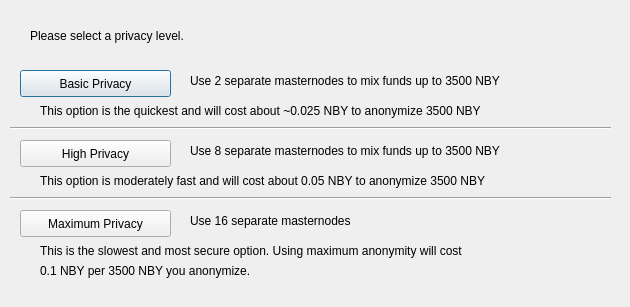
<?xml version="1.0" encoding="UTF-8"?>
<ui version="4.0">
 <class>DarksendConfig</class>
 <widget class="QDialog" name="DarksendConfig">
  <property name="geometry">
   <rect>
    <x>0</x>
    <y>0</y>
    <width>630</width>
    <height>307</height>
   </rect>
  </property>
  <property name="windowTitle">
   <string>Configure PrivateSend</string>
  </property>
  <widget class="QPushButton" name="buttonBasic">
   <property name="geometry">
    <rect>
     <x>20</x>
     <y>70</y>
     <width>151</width>
     <height>27</height>
    </rect>
   </property>
   <property name="text">
    <string>Basic Privacy</string>
   </property>
  </widget>
  <widget class="QPushButton" name="buttonHigh">
   <property name="geometry">
    <rect>
     <x>20</x>
     <y>140</y>
     <width>151</width>
     <height>27</height>
    </rect>
   </property>
   <property name="text">
    <string>High Privacy</string>
   </property>
  </widget>
  <widget class="QPushButton" name="buttonMax">
   <property name="geometry">
    <rect>
     <x>20</x>
     <y>210</y>
     <width>151</width>
     <height>27</height>
    </rect>
   </property>
   <property name="text">
    <string>Maximum Privacy</string>
   </property>
  </widget>
  <widget class="QLabel" name="label">
   <property name="geometry">
    <rect>
     <x>30</x>
     <y>20</y>
     <width>571</width>
     <height>31</height>
    </rect>
   </property>
   <property name="text">
    <string>Please select a privacy level.</string>
   </property>
  </widget>
  <widget class="QLabel" name="label_2">
   <property name="geometry">
    <rect>
     <x>190</x>
     <y>70</y>
     <width>421</width>
     <height>21</height>
    </rect>
   </property>
   <property name="text">
    <string>Use 2 separate masternodes to mix funds up to 3500 NBY</string>
   </property>
  </widget>
  <widget class="QLabel" name="label_3">
   <property name="geometry">
    <rect>
     <x>190</x>
     <y>140</y>
     <width>411</width>
     <height>21</height>
    </rect>
   </property>
   <property name="text">
    <string>Use 8 separate masternodes to mix funds up to 3500 NBY</string>
   </property>
  </widget>
  <widget class="QLabel" name="label_4">
   <property name="geometry">
    <rect>
     <x>190</x>
     <y>210</y>
     <width>421</width>
     <height>21</height>
    </rect>
   </property>
   <property name="text">
    <string>Use 16 separate masternodes</string>
   </property>
  </widget>
  <widget class="QLabel" name="label_6">
   <property name="geometry">
    <rect>
     <x>40</x>
     <y>100</y>
     <width>561</width>
     <height>21</height>
    </rect>
   </property>
   <property name="text">
    <string>This option is the quickest and will cost about ~0.025 NBY to anonymize 3500 NBY</string>
   </property>
  </widget>
  <widget class="QLabel" name="label_7">
   <property name="geometry">
    <rect>
     <x>40</x>
     <y>170</y>
     <width>561</width>
     <height>21</height>
    </rect>
   </property>
   <property name="text">
    <string>This option is moderately fast and will cost about 0.05 NBY to anonymize 3500 NBY</string>
   </property>
  </widget>
  <widget class="QLabel" name="label_8">
   <property name="geometry">
    <rect>
     <x>40</x>
     <y>240</y>
     <width>561</width>
     <height>21</height>
    </rect>
   </property>
   <property name="text">
    <string>This is the slowest and most secure option. Using maximum anonymity will cost</string>
   </property>
  </widget>
  <widget class="QLabel" name="label_9">
   <property name="geometry">
    <rect>
     <x>40</x>
     <y>260</y>
     <width>561</width>
     <height>21</height>
    </rect>
   </property>
   <property name="text">
    <string>0.1 NBY per 3500 NBY you anonymize.</string>
   </property>
  </widget>
  <widget class="Line" name="line">
   <property name="geometry">
    <rect>
     <x>10</x>
     <y>120</y>
     <width>601</width>
     <height>16</height>
    </rect>
   </property>
   <property name="orientation">
    <enum>Qt::Horizontal</enum>
   </property>
  </widget>
  <widget class="Line" name="line_2">
   <property name="geometry">
    <rect>
     <x>10</x>
     <y>190</y>
     <width>601</width>
     <height>16</height>
    </rect>
   </property>
   <property name="orientation">
    <enum>Qt::Horizontal</enum>
   </property>
  </widget>
 </widget>
 <resources/>
 <connections/>
</ui>
